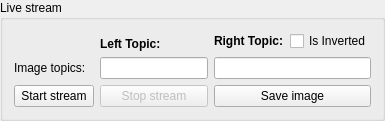
       <widget class="QGroupBox" name="liveStreamBox">
        <property name="title">
         <string>Live stream</string>
        </property>
        <layout class="QGridLayout" name="gridLayout">
         <item row="6" column="2">
          <widget class="QLineEdit" name="lineEditImgTopicR"/>
         </item>
         <item row="7" column="2">
          <widget class="QPushButton" name="pushButtonStreamSaveImage">
           <property name="text">
            <string>Save image</string>
           </property>
           <property name="icon">
            <iconset resource="../resources/images.qrc">
             <normaloff>:/images/save.png</normaloff>:/images/save.png</iconset>
           </property>
          </widget>
         </item>
         <item row="7" column="1">
          <widget class="QPushButton" name="pushButtonStreamStop">
           <property name="enabled">
            <bool>false</bool>
           </property>
           <property name="text">
            <string>Stop stream</string>
           </property>
           <property name="icon">
            <iconset resource="../resources/images.qrc">
             <normaloff>:/images/stop-red.png</normaloff>:/images/stop-red.png</iconset>
           </property>
          </widget>
         </item>
         <item row="7" column="0">
          <widget class="QPushButton" name="pushButtonStreamStart">
           <property name="text">
            <string>Start stream</string>
           </property>
           <property name="icon">
            <iconset resource="../resources/images.qrc">
             <normaloff>:/images/play1.png</normaloff>:/images/play1.png</iconset>
           </property>
          </widget>
         </item>
         <item row="6" column="0">
          <widget class="QLabel" name="label_2">
           <property name="text">
            <string>Image topics:</string>
           </property>
          </widget>
         </item>
         <item row="6" column="1">
          <widget class="QLineEdit" name="lineEditImgTopicL"/>
         </item>
         <item row="3" column="2" rowspan="2">
          <layout class="QHBoxLayout" name="horizontalLayout_57">
           <item>
            <widget class="QLabel" name="labelRightTopic">
             <property name="font">
              <font>
               <weight>75</weight>
               <bold>true</bold>
              </font>
             </property>
             <property name="text">
              <string>Right Topic:</string>
             </property>
            </widget>
           </item>
           <item>
            <widget class="QCheckBox" name="checkBoxIsInverted">
             <property name="sizePolicy">
              <sizepolicy hsizetype="Fixed" vsizetype="Fixed">
               <horstretch>0</horstretch>
               <verstretch>0</verstretch>
              </sizepolicy>
             </property>
             <property name="text">
              <string>Is Inverted</string>
             </property>
             <property name="checked">
              <bool>false</bool>
             </property>
            </widget>
           </item>
          </layout>
         </item>
         <item row="4" column="1">
          <widget class="QLabel" name="labelLeftTopic">
           <property name="font">
            <font>
             <weight>75</weight>
             <bold>true</bold>
            </font>
           </property>
           <property name="text">
            <string>Left Topic:</string>
           </property>
          </widget>
         </item>
        </layout>
       </widget>
